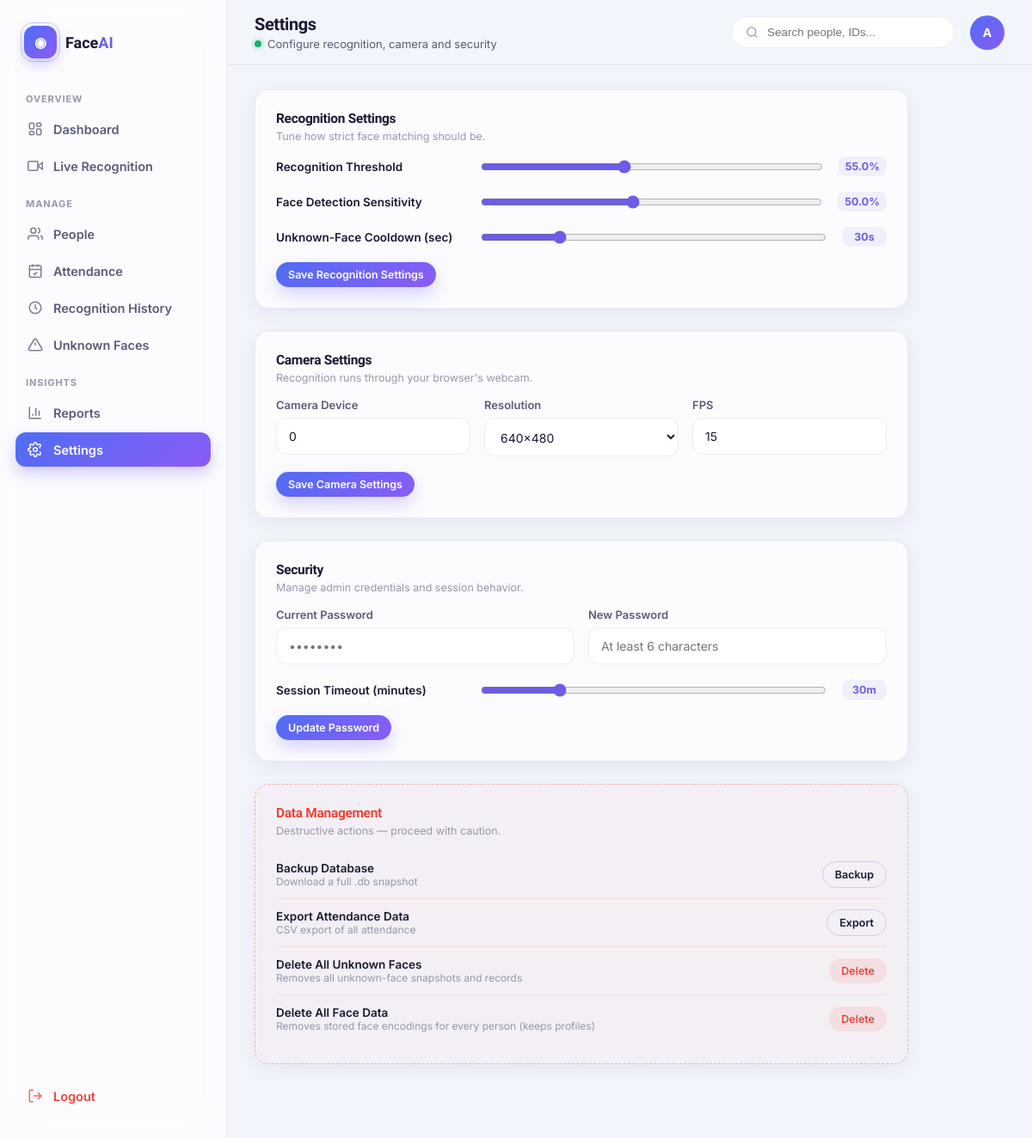
The app's page /settings (signed in) with its own data.
### tables this page shows
CREATE TABLE settings (
            key TEXT PRIMARY KEY,
            value TEXT
        );

### app.py (the view)
@app.route("/settings")
@login_required
def settings_page():
    conn = db.get_db()
    rows = conn.execute("SELECT key, value FROM settings").fetchall()
    conn.close()
    settings = {r["key"]: r["value"] for r in rows}
    return render_template("settings.html", active="settings", settings=settings)

### app.py (called while the page is built)
def login_required(f):
    @wraps(f)
    def wrapper(*args, **kwargs):
        if not session.get("user_id"):
            if request.path.startswith("/api/"):
                return jsonify({"success": False, "error": "Not authenticated"}), 401
            return redirect(url_for("login"))
        return f(*args, **kwargs)
    return wrapper

@app.context_processor
def inject_globals():
    return {
        "admin_name": session.get("full_name", "Admin"),
        "now": datetime.now(),
    }

### database.py (called while the page is built)
def get_db():
    conn = sqlite3.connect(DB_PATH)
    conn.row_factory = sqlite3.Row
    conn.execute("PRAGMA foreign_keys = ON")
    return conn

### templates/settings.html (shortened to what this page needs)
{% extends "base.html" %}
{% block topbar_title %}Settings{% endblock %}
{% block topbar_sub %}<span class="dot dot-success"></span> Configure recognition, camera and security{% endblock %}
{% block content %}
<div class="fade-in-up" style="max-width:760px;">
  <div class="card settings-section">
    <h3>Recognition Settings</h3>
    <p class="section-sub">Tune how strict face matching should be.</p>
    <div class="slider-row">
      <label>Recognition Threshold</label>
      <input type="range" id="thresholdSlider" min="0.3" max="0.9" step="0.01" value="{{ settings.recognition_threshold }}">
      <span class="val-badge" id="thresholdVal">{{ (settings.recognition_threshold|float * 100)|round(0) }}%</span>
    </div>
    <div class="slider-row">
      <label>Face Detection Sensitivity</label>
      <input type="range" id="sensitivitySlider" min="0.1" max="1" step="0.05" value="{{ settings.detection_sensitivity }}">
      <span class="val-badge" id="sensitivityVal">{{ (settings.detection_sensitivity|float * 100)|round(0) }}%</span>
    </div>
    <div class="slider-row">
      <label>Unknown-Face Cooldown (sec)</label>
      <input type="range" id="cooldownSlider" min="5" max="120" step="5" value="{{ settings.unknown_cooldown_seconds }}">
      <span class="val-badge" id="cooldownVal">{{ settings.unknown_cooldown_seconds }}s</span>
    </div>
    <button class="btn btn-primary btn-sm" id="saveRecognitionBtn">Save Recognition Settings</button>
  </div>
  <div class="card settings-section">
    <h3>Camera Settings</h3>
    <p class="section-sub">Recognition runs through your browser's webcam.</p>
    <div class="grid-3">
      <div class="field-group">
        <label>Camera Device</label>
        <div class="field-input-wrap"><input type="text" id="cameraDevice" value="{{ settings.camera_device }}" placeholder="0"></div>
      </div>
      <div class="field-group">
        <label>Resolution</label>
        <div class="field-input-wrap">
          <select id="resolution">
            <option {% if settings.resolution=='640x480' %}selected{% endif %}>640x480</option>
          </select>
        </div>
      </div>
      <div class="field-group">
        <label>FPS</label>
        <div class="field-input-wrap"><input type="number" id="fps" value="{{ settings.fps }}"></div>
      </div>
    </div>
    <button class="btn btn-primary btn-sm" id="saveCameraBtn">Save Camera Settings</button>
  </div>
  <div class="card settings-section">
    <h3>Security</h3>
    <p class="section-sub">Manage admin credentials and session behavior.</p>
    <div class="grid-2">
      <div class="field-group">
        <label>Current Password</label>
        <div class="field-input-wrap"><input type="password" id="currentPassword" placeholder="••••••••"></div>
      </div>
      <div class="field-group">
        <label>New Password</label>
        <div class="field-input-wrap"><input type="password" id="newPassword" placeholder="At least 6 characters"></div>
      </div>
    </div>
    <div class="slider-row">
      <label>Session Timeout (minutes)</label>
      <input type="range" id="sessionSlider" min="5" max="120" step="5" value="{{ settings.session_timeout }}">
      <span class="val-badge" id="sessionVal">{{ settings.session_timeout }}m</span>
    </div>
    <button class="btn btn-primary btn-sm" id="changePasswordBtn">Update Password</button>
  </div>
  <div class="card settings-section danger-zone">
    <h3 style="color:var(--danger);">Data Management</h3>
    <p class="section-sub">Destructive actions — proceed with caution.</p>
    <div class="danger-row">
      <div><div class="dr-title">Backup Database</div><div class="dr-sub">Download a full .db snapshot</div></div>
      <a href="/api/settings/backup-database" class="btn btn-outline btn-sm">Backup</a>
    </div>
    <div class="danger-row">
      <div><div class="dr-title">Export Attendance Data</div><div class="dr-sub">CSV export of all attendance</div></div>
      <a href="/api/reports/export/csv" class="btn btn-outline btn-sm">Export</a>
    </div>
    <div class="danger-row">
      <div><div class="dr-title">Delete All Unknown Faces</div><div class="dr-sub">Removes all unknown-face snapshots and records</div></div>
      <button class="btn btn-danger btn-sm" id="deleteUnknownBtn">Delete</button>
    </div>
    <div class="danger-row">
      <div><div class="dr-title">Delete All Face Data</div><div class="dr-sub">Removes stored face encodings for every person (keeps profiles)</div></div>
      <button class="btn btn-danger btn-sm" id="deleteFaceDataBtn">Delete</button>
    </div>
  </div>
</div>
{% endblock %}

### static/css/style.css (style rules this page uses)
:root { --bg: #f3f5fc; --bg-alt: #eef1fb; --surface: rgba(255, 255, 255, 0.72); --surface-solid: #ffffff; --border: rgba(139, 139, 180, 0.16); --border-strong: rgba(108, 92, 231, 0.25); --text-primary: #191933; --text-secondary: #5b5b78; --text-muted: #9797ab; --accent-blue: #4f6df5; --accent-purple: #8b5cf6; --accent-violet: #6c5ce7; --accent-gradient: linear-gradient(135deg, #4f6df5 0%, #8b5cf6 100%); --accent-gradient-soft: linear-gradient(135deg, rgba(79,109,245,0.12) 0%, rgba(139,92,246,0.12) 100%); --success: #17b26a; --success-bg: rgba(23, 178, 106, 0.1); --warning: #f79009; --warning-bg: rgba(247, 144, 9, 0.1); --danger: #f04438; --danger-bg: rgba(240, 68, 56, 0.1); --shadow-sm: 0 1px 2px rgba(24, 24, 60, 0.04); --shadow-md: 0 6px 20px rgba(45, 45, 110, 0.08); --shadow-lg: 0 16px 40px rgba(45, 45, 110, 0.14); --shadow-glow: 0 0 0 4px rgba(108, 92, 231, 0.1); --radius-sm: 10px; --radius-md: 16px; --radius-lg: 22px; --radius-full: 999px; --sidebar-w: 264px; --topbar-h: 76px; --font-display: 'Sora', 'Segoe UI', sans-serif; --font-body: 'Inter', 'Segoe UI', sans-serif; }
* { box-sizing: border-box; }
html, body { margin: 0; padding: 0; background: var(--bg); color: var(--text-primary); font-family: var(--font-body); -webkit-font-smoothing: antialiased; scroll-behavior: smooth; }
h1, h2, h3, h4, h5, .display { font-family: var(--font-display); font-weight: 700; letter-spacing: -0.02em; margin: 0; }
p { margin: 0; }
a { text-decoration: none; color: inherit; }
button { font-family: var(--font-body); cursor: pointer; }
.card { background: var(--surface); backdrop-filter: blur(18px); border: 1px solid var(--border); border-radius: var(--radius-md); box-shadow: var(--shadow-md); padding: 24px; transition: transform .25s ease, box-shadow .25s ease, border-color .25s ease; }
.btn { display: inline-flex; align-items: center; justify-content: center; gap: 8px; padding: 11px 20px; border-radius: var(--radius-full); border: none; font-weight: 600; font-size: 14px; transition: transform .18s ease, box-shadow .18s ease, opacity .18s ease; white-space: nowrap; }
.btn-primary { background: var(--accent-gradient); color: #fff; box-shadow: 0 8px 20px rgba(108,92,231,0.28); }
.btn-outline { background: transparent; border: 1.5px solid var(--border-strong); color: var(--text-primary); }
.btn-danger { background: var(--danger-bg); color: var(--danger); }
.btn-sm { padding: 7px 14px; font-size: 12.5px; }
.dot { width: 8px; height: 8px; border-radius: 50%; display: inline-block; }
.dot-success { background: var(--success); box-shadow: 0 0 0 4px var(--success-bg); animation: pulseDot 2s infinite; }
.fade-in-up { animation: fadeInUp .55s cubic-bezier(.2,.7,.3,1) both; }
.field-group { margin-bottom: 18px; }
.field-group label { display: block; font-size: 13px; font-weight: 600; color: var(--text-secondary); margin-bottom: 7px; }
.field-input-wrap { position: relative; }
.field-input-wrap input, .field-input-wrap select, .field-input-wrap textarea { width: 100%; padding: 12px 14px; border-radius: 12px; border: 1.5px solid var(--border); background: var(--surface-solid); font-size: 14px; color: var(--text-primary); outline: none; transition: border-color .18s, box-shadow .18s; font-family: var(--font-body); }
.settings-section { margin-bottom: 26px; }
.settings-section h3 { font-size: 15.5px; margin-bottom: 4px; }
.settings-section .section-sub { font-size: 12.5px; color: var(--text-muted); margin-bottom: 16px; }
.slider-row { display: flex; align-items: center; gap: 16px; margin-bottom: 18px; }
.slider-row label { flex-shrink: 0; width: 220px; font-size: 13.5px; font-weight: 600; }
.slider-row input[type=range] { flex: 1; accent-color: var(--accent-violet); }
.slider-row .val-badge { min-width: 52px; text-align: center; font-size: 12.5px; font-weight: 700; color: var(--accent-violet); background: rgba(108,92,231,0.08); padding: 4px 8px; border-radius: 8px; }
.danger-zone { border: 1.5px dashed rgba(240,68,56,0.35); background: rgba(240,68,56,0.03); }
.danger-row { display: flex; align-items: center; justify-content: space-between; padding: 12px 0; border-bottom: 1px solid rgba(240,68,56,0.12); }
.danger-row:last-child { border-bottom: none; }
.danger-row .dr-title { font-weight: 600; font-size: 13.5px; }
.danger-row .dr-sub { font-size: 12px; color: var(--text-muted); }
.grid-2 { display: grid; grid-template-columns: 1fr 1fr; gap: 16px; }
.grid-3 { display: grid; grid-template-columns: 1fr 1fr 1fr; gap: 16px; }

### records on screen
settings: recognition_threshold "0.55", (settings.recognition_threshold|float*100)|round(0) "55.0"
settings: detection_sensitivity "0.5", (settings.detection_sensitivity|float*100)|round(0) "50.0"
settings: unknown_cooldown_seconds "30"
settings: value "640x480"
settings: fps "15"
settings: session_timeout "30"

### other values on screen
{{ admin_name[0]|upper if admin_name else 'A' }} "A"
